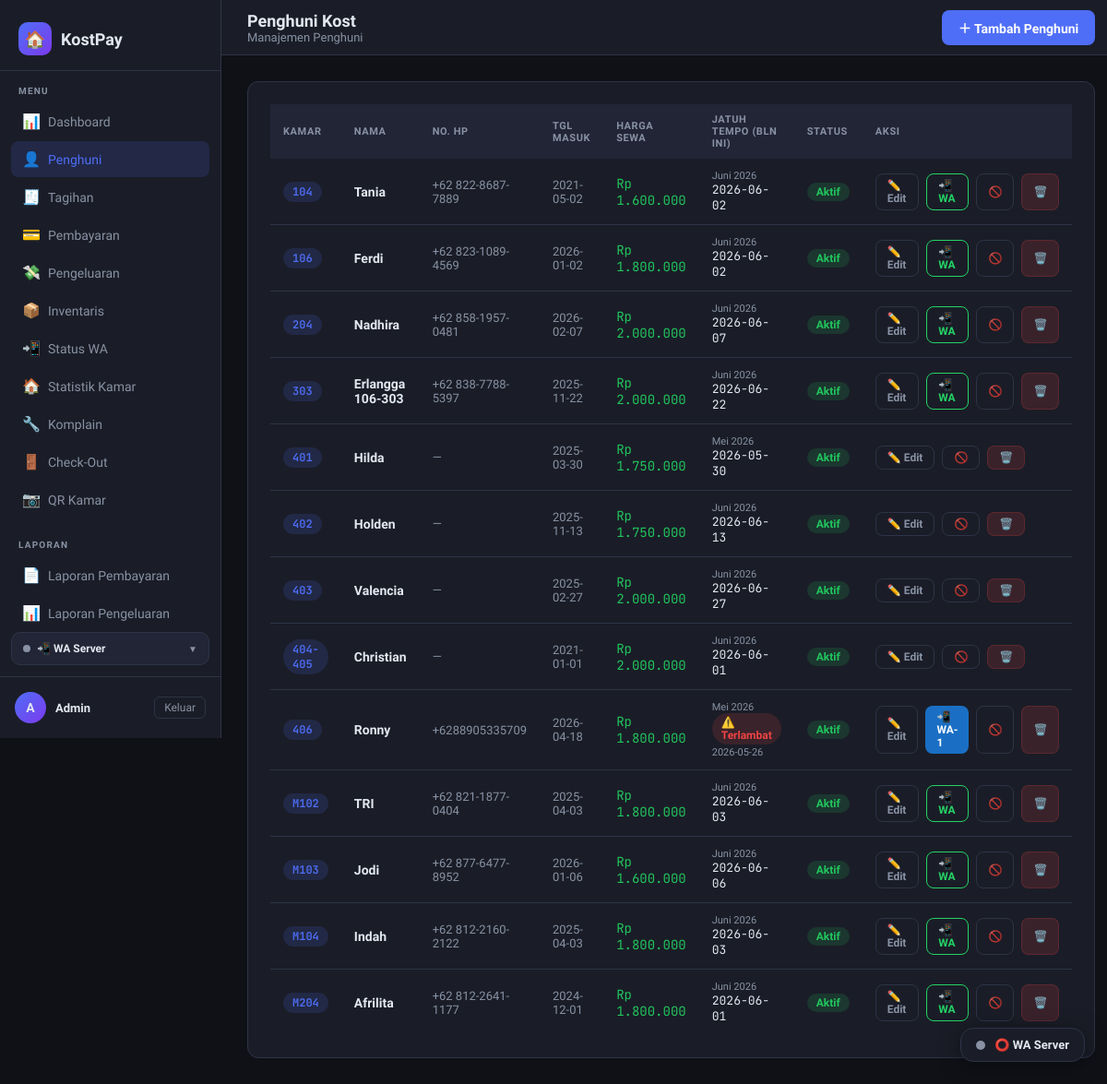
The page /penghuni/ (signed in) on the database as committed earlier.
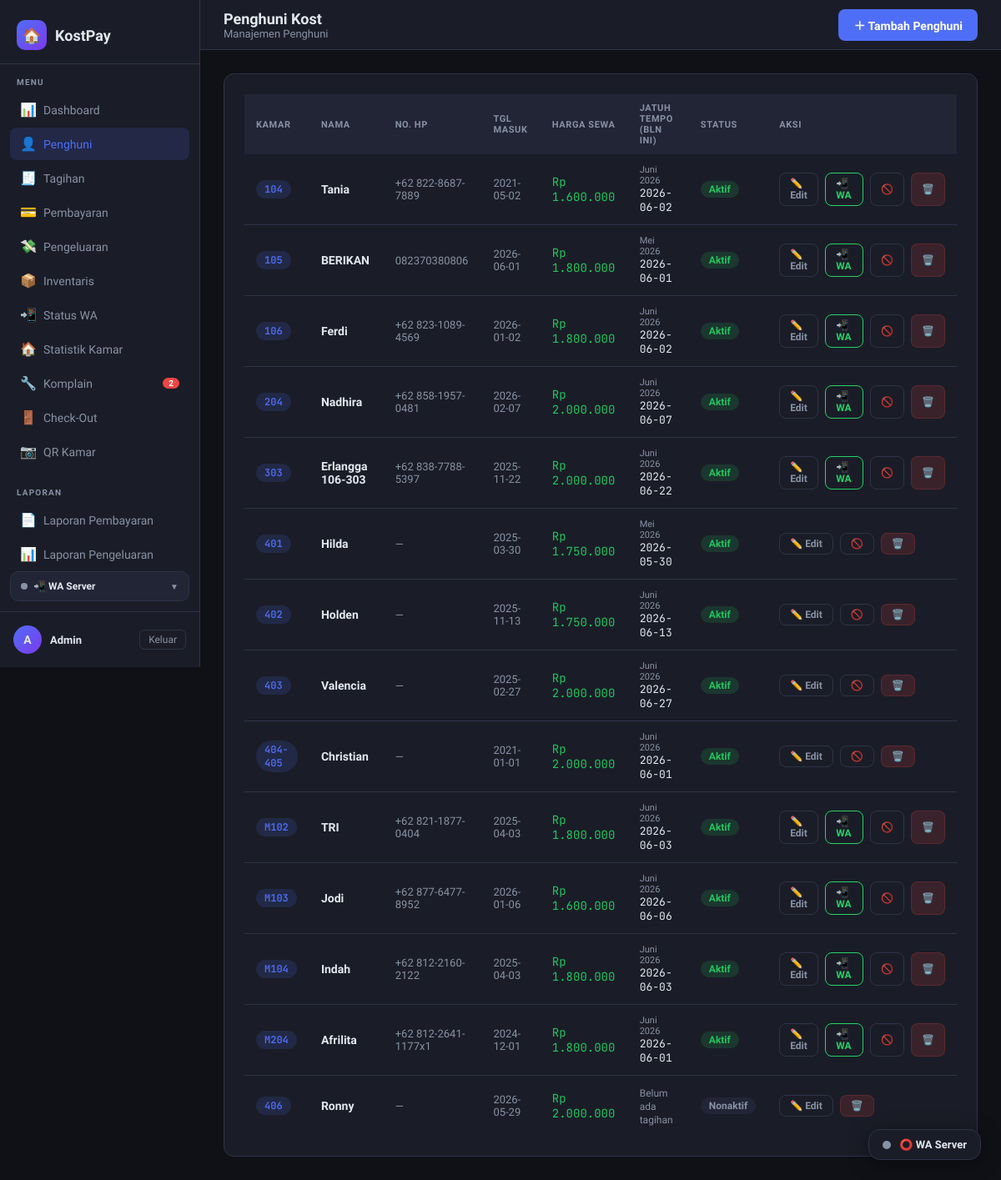
The same page on the database as committed later.
### tables this page shows
CREATE TABLE "penghuni" (
    id                          INTEGER PRIMARY KEY AUTOINCREMENT,
    nama                        TEXT    NOT NULL,
    nomor_kamar                 TEXT    NOT NULL,
    no_hp                       TEXT,
    email                       TEXT,
    tanggal_masuk               TEXT,
    harga_sewa                  REAL    NOT NULL DEFAULT 0,
    aktif                       INTEGER NOT NULL DEFAULT 1,
    created_at                  TEXT,
    foto_ktp                    TEXT,
    bukti_transfer_jaminan      TEXT,
    bukti_pengembalian_jaminan  TEXT,
    tanggal_keluar              TEXT,
    deposit                     REAL    DEFAULT 0,
    keterangan                  TEXT
  );

CREATE TABLE tagihan (
            id           INTEGER PRIMARY KEY AUTOINCREMENT,
            penghuni_id  INTEGER NOT NULL,
            bulan        TEXT    NOT NULL,   -- format: YYYY-MM
            jumlah       REAL    NOT NULL,
            keterangan   TEXT,
            status       TEXT    NOT NULL DEFAULT 'belum',  -- belum / lunas / sebagian
            created_at   TEXT    DEFAULT (datetime('now','localtime')), tanggal_jatuh_tempo TEXT, notif_wa_terkirim INTEGER NOT NULL DEFAULT 0, wa_count INTEGER DEFAULT 0,
            FOREIGN KEY (penghuni_id) REFERENCES penghuni(id)
        );

### routes/penghuni_routes.py (the view)
@penghuni_bp.route('/')
@login_required
def index():
    daftar = penghuni_model.get_all_penghuni()
    ids = [p['id'] for p in daftar]
    tagihan_map = _tagihan_relevan(ids)
    today = date.today().strftime('%Y-%m-%d')
    return render_template('penghuni/index.html',
                           daftar=daftar,
                           tagihan_map=tagihan_map,
                           today=today)

### models/database.py (called while the page is built)
def get_db():
    conn = sqlite3.connect(DATABASE)
    conn.row_factory = sqlite3.Row
    return conn

### models/penghuni_model.py (called while the page is built)
def get_all_penghuni(aktif_only=False):
    conn = get_db()
    if aktif_only:
        rows = conn.execute(
            "SELECT * FROM penghuni WHERE aktif=1 ORDER BY nomor_kamar"
        ).fetchall()
    else:
        rows = conn.execute(
            "SELECT * FROM penghuni ORDER BY aktif DESC, nomor_kamar"
        ).fetchall()
    conn.close()
    return rows

### utils/auth.py (called while the page is built)
def login_required(f):
    @wraps(f)
    def decorated(*args, **kwargs):
        if 'admin_id' not in session:
            flash('Silakan login terlebih dahulu.', 'warning')
            return redirect(url_for('auth.login'))
        return f(*args, **kwargs)
    return decorated

### utils/format_helper.py (called while the page is built)
def rupiah(amount) -> str:
    try:
        return f"Rp {float(amount):,.0f}".replace(",", ".")
    except (ValueError, TypeError):
        return "Rp 0"

### templates/penghuni/index.html (shortened to what the changed rows need)
{% extends 'base.html' %}
{% block page_title %}Penghuni Kost{% endblock %}
{% block content %}
<div class="card">
  <div class="table-wrap">
    {% if daftar %}
    <table>
      <thead>
        <tr>
          <th>Kamar</th><th>Nama</th><th>No. HP</th>
          <th>Tgl Masuk</th><th>Harga Sewa</th>
          <th>Jatuh Tempo (Bln Ini)</th>
          <th>Status</th><th>Aksi</th>
        </tr>
      </thead>
      <tbody>
      {% for p in daftar %}
      {% set t = tagihan_map.get(p.id) %}
      <tr>
        <td><span class="badge badge-info text-mono">{{ p.nomor_kamar }}</span></td>
        <td class="fw-bold">{{ p.nama }}</td>
        <td class="text-muted">{{ p.no_hp or '—' }}</td>
        <td class="text-muted">{{ p.tanggal_masuk or '—' }}</td>
        <td class="text-mono text-green">{{ p.harga_sewa | rupiah }}</td>
        <td>
          {% if not t %}
            <span class="text-muted" style="font-size:12px;">Belum ada tagihan</span>
          {% elif t.tanggal_jatuh_tempo and t.tanggal_jatuh_tempo < today %}
            <span class="text-muted" style="font-size:11px; display:block;">{{ t.bulan | nama_bulan }}</span>
            <span class="badge badge-danger">⚠️ Terlambat</span>
            <div class="text-muted" style="font-size:11px; margin-top:2px;">{{ t.tanggal_jatuh_tempo }}</div>
          {% elif t.tanggal_jatuh_tempo %}
            <span class="text-muted" style="font-size:11px; display:block;">{{ t.bulan | nama_bulan }}</span>
            <span class="text-mono" style="font-size:13px;">{{ t.tanggal_jatuh_tempo }}</span>
          {% else %}
            <span class="text-muted">—</span>
          {% endif %}
        </td>
        <td>
          {% if p.aktif %}
            <span class="badge badge-success">Aktif</span>
          {% else %}
            <span class="badge badge-secondary">Nonaktif</span>
          {% endif %}
        </td>
        <td>
          <div class="flex gap-2">
            <a href="{{ url_for('penghuni.edit', pid=p.id) }}" class="btn btn-outline btn-sm">✏️ Edit</a>
            {% if p.no_hp and t and t.status != 'lunas' %}
            {% set wa_count = t.wa_count | default(0) %}
            {% set wa_label = '📲 WA' if wa_count == 0 else ('📲 WA-' ~ wa_count) %}
            {% if wa_count == 0 %}
              {% set wa_confirm = 'Kirim notifikasi tagihan pertama ke ' ~ p.nama ~ '?' %}
              {% set wa_style = 'color:#25D366; border-color:#25D366;' %}
              {% set wa_class = 'btn btn-outline btn-sm' %}
            {% elif wa_count == 1 %}
              {% set wa_confirm = 'Kirim pengingat kedua (WA-2) ke ' ~ p.nama ~ '?\nPesan akan lebih mendesak dari sebelumnya.' %}
              {% set wa_style = 'background:#1a6fc4; border-color:#1a6fc4; color:#fff; font-weight:600;' %}
              {% set wa_class = 'btn btn-sm' %}
            {% elif wa_count == 2 %}
              {% set wa_confirm = 'Kirim pesan tegas (WA-3) ke ' ~ p.nama ~ '?\nIni peringatan keras.' %}
              {% set wa_style = 'background:#b45309; border-color:#b45309; color:#fff; font-weight:600;' %}
              {% set wa_class = 'btn btn-sm' %}
            {% else %}
              {% set wa_confirm = 'Kirim pesan ke-' ~ (wa_count + 1) ~ ' ke ' ~ p.nama ~ '?' %}
              {% set wa_style = 'background:#b91c1c; border-color:#b91c1c; color:#fff; font-weight:600;' %}
              {% set wa_class = 'btn btn-sm' %}
            {% endif %}
            <a href="{{ url_for('penghuni.kirim_wa', pid=p.id) }}"
               class="{{ wa_class }}"
               style="{{ wa_style }}"
               title="Sudah dikirim {{ wa_count }}x"
               onclick="return confirm('{{ wa_confirm }}')">{{ wa_label }}</a>
            {% endif %}
            {% if p.aktif %}
            <a href="{{ url_for('penghuni.nonaktif', pid=p.id) }}"
               class="btn btn-outline btn-sm"
               onclick="return confirm('Nonaktifkan penghuni ini?')">🚫</a>
            {% endif %}
            <a href="{{ url_for('penghuni.hapus', pid=p.id) }}"
               class="btn btn-danger btn-sm"
               onclick="return confirm('Hapus permanen?')">🗑️</a>
          </div>
        </td>
      </tr>
      {% endfor %}
      </tbody>
    </table>
    {% else %}
    <div class="empty">
      <div class="empty-icon">👤</div>
      <div>Belum ada penghuni. <a href="{{ url_for('penghuni.tambah') }}" style="color:var(--accent)">Tambah sekarang</a></div>
    </div>
    {% endif %}
  </div>
</div>
{% endblock %}

Rows that differ between the two databases and show on the page:
removed penghuni: nomor_kamar "406", nama "Ronny", no_hp "+6288905335709", tanggal_masuk "2026-04-18", harga_sewa|rupiah "Rp 1.800.000", aktif "Aktif", wa_label "📲 WA-1"
no longer on this page (row edited): tagihan: bulan|nama_bulan "Mei 2026", tanggal_jatuh_tempo "2026-05-26"
added penghuni: nomor_kamar "105", nama "BERIKAN", no_hp "082370380806", tanggal_masuk "2026-06-01", harga_sewa|rupiah "Rp 1.800.000", aktif "Aktif", wa_label "📲 WA"
added tagihan: bulan|nama_bulan "Mei 2026", tanggal_jatuh_tempo "2026-06-01"
changed penghuni "Afrilita": no_hp "+62 812-2641-1177" → "+62 812-2641-1177x1"
added penghuni: nomor_kamar "406", nama "Ronny", no_hp "—", tanggal_masuk "2026-05-29", harga_sewa|rupiah "Rp 2.000.000", shows "Belum ada tagihan", aktif "Nonaktif"
Other text that changed with them:
{{ komplain_baru_count }}: (not shown) → "2"
